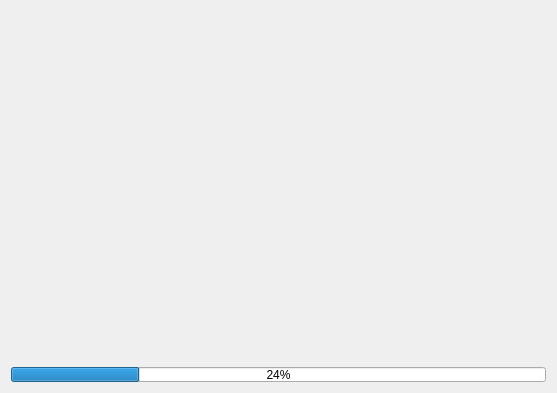
<?xml version="1.0" encoding="UTF-8"?>
<ui version="4.0">
 <class>SplashScreen</class>
 <widget class="QWidget" name="SplashScreen">
  <property name="geometry">
   <rect>
    <x>0</x>
    <y>0</y>
    <width>557</width>
    <height>393</height>
   </rect>
  </property>
  <property name="windowTitle">
   <string>Form</string>
  </property>
  <layout class="QGridLayout" name="gridLayout">
   <item row="1" column="0">
    <widget class="QProgressBar" name="progressBar">
     <property name="maximumSize">
      <size>
       <width>16777215</width>
       <height>15</height>
      </size>
     </property>
     <property name="value">
      <number>24</number>
     </property>
    </widget>
   </item>
   <item row="0" column="0">
    <spacer name="verticalSpacer">
     <property name="orientation">
      <enum>Qt::Vertical</enum>
     </property>
     <property name="sizeHint" stdset="0">
      <size>
       <width>20</width>
       <height>40</height>
      </size>
     </property>
    </spacer>
   </item>
  </layout>
 </widget>
 <resources/>
 <connections/>
</ui>
